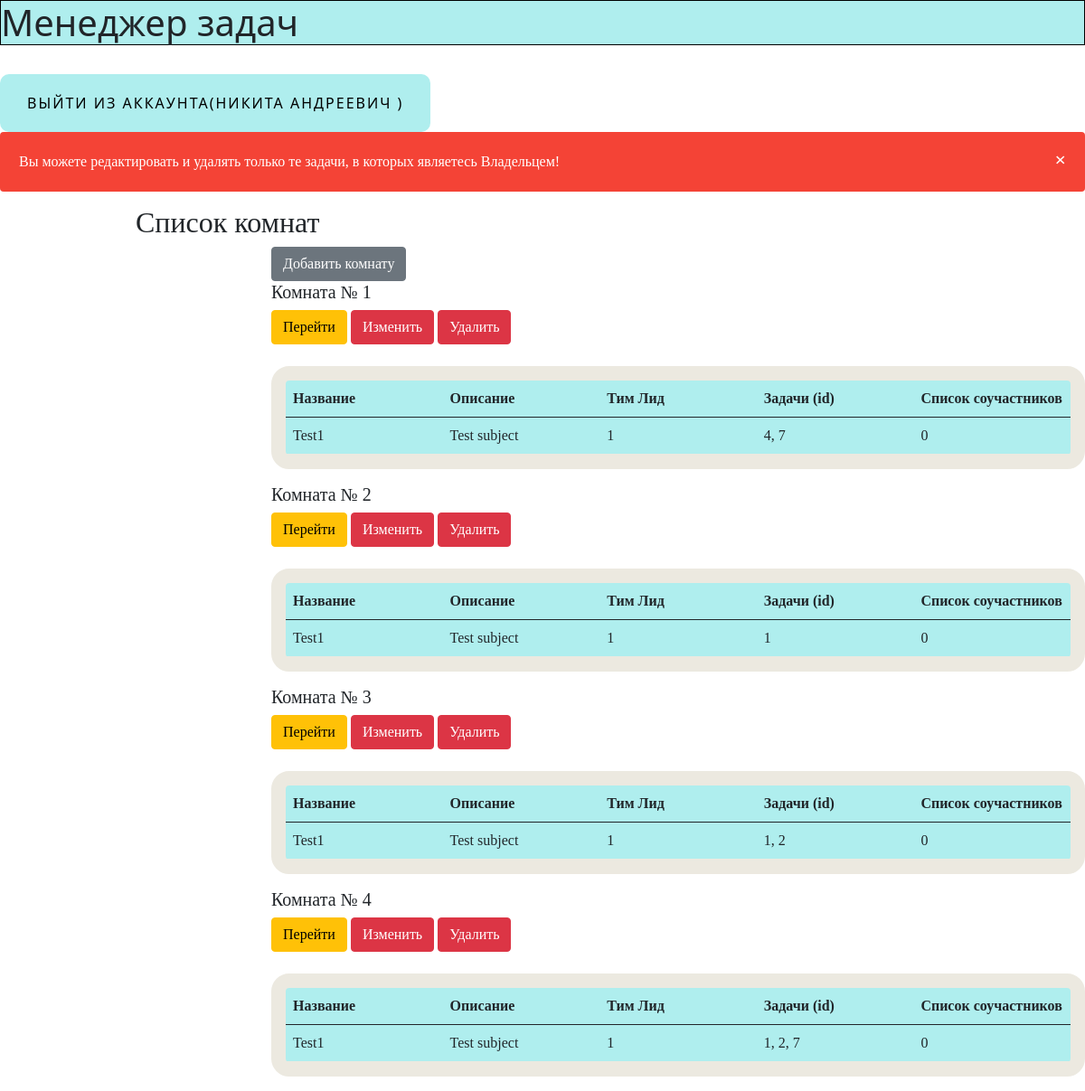
Screenshot of /allrooms (signed in) with the database file from the repository.
### data/users.py (models this page shows, shortened)
class User(SqlAlchemyBase, UserMixin):
    __tablename__ = "users"
    id = sqlalchemy.Column(sqlalchemy.Integer, primary_key=True, autoincrement=True)
    surname = sqlalchemy.Column(sqlalchemy.String, nullable=True)
    name = sqlalchemy.Column(sqlalchemy.String, nullable=True)
    age = sqlalchemy.Column(sqlalchemy.Integer, nullable=True)
    position = sqlalchemy.Column(sqlalchemy.String, nullable=True)
    speciality = sqlalchemy.Column(sqlalchemy.String, nullable=True)
    address = sqlalchemy.Column(sqlalchemy.String, nullable=True)
    email = sqlalchemy.Column(sqlalchemy.String, nullable=True, unique=True, index=True)
    password_hash = sqlalchemy.Column(sqlalchemy.String, nullable=True)
    modified_date = sqlalchemy.Column(sqlalchemy.DateTime, default=datetime.datetime.now)
    current_room = sqlalchemy.Column(sqlalchemy.Integer, sqlalchemy.ForeignKey('rooms.id'), nullable=True)

### data/rooms.py (models this page shows)
class Rooms(SqlAlchemyBase, UserMixin):
    __tablename__ = "rooms"
    id = sqlalchemy.Column(sqlalchemy.Integer, primary_key=True, autoincrement=True)
    title = sqlalchemy.Column(sqlalchemy.String, nullable=True)
    about = sqlalchemy.Column(sqlalchemy.String, nullable=True)
    team_leader = sqlalchemy.Column(sqlalchemy.Integer, sqlalchemy.ForeignKey('users.id'), nullable=True)
    tasks = sqlalchemy.Column(sqlalchemy.String, sqlalchemy.ForeignKey('jobs.id'), nullable=True)
    collaborators = sqlalchemy.Column(sqlalchemy.String, nullable=True)

### main.py (the view)
@app.route('/allrooms')
@login_required
def all_rooms():
    dbs = db_session.create_session()
    if current_user.is_authenticated:
        res = dbs.query(Rooms).filter(
            (Rooms.team_leader.like(current_user.id) | Rooms.collaborators.like(f'%{current_user.id}%')))
        rooms = []
        for el in res:
            title = el.title
            team_leader = el.team_leader
            collaborators = el.collaborators
            about = el.about
            tasks = el.tasks
            rooms.append([title, about, team_leader, tasks, collaborators, el.id])
        return render_template('allrooms.html', rooms=rooms)
    else:
        pass

### data/db_session.py (called while the page is built)
def create_session() -> Session:
    global __factory
    return __factory()

### main.py (called while the page is built)
@login_manager.user_loader
def load_user(user_id):
    db_sess = db_session.create_session()
    return db_sess.query(User).get(user_id)

### templates/allrooms.html (shortened to what this page needs)
{% extends "base.html" %}
{% block content %}
<h2 id="spec2">Список комнат</h2>
<div id="work_logs">
    {% if current_user.is_authenticated %}
    <a href="/addroom" class="btn btn-secondary">Добавить комнату</a>
    <br/>
    {% endif %}
    {% for room in rooms %}
    <h5>Комната № {{ room[5] }}</h5>
    <div class="buttons">
        <a href="/alljobs/{{ room[5] }}" class="btn btn-warning">Перейти</a>
        <a href="/addroom/{{ room[5] }}" class="btn btn-danger">Изменить</a>
        <a href="/room_delete/{{ room[5] }}" class="btn btn-danger">Удалить</a>
    </div>
    <br/>
    <table class="table">
        <thead class="thead-light">
        <tr>
            <th scope="col" class="col-2">Название</th>
            <th scope="col" class="col-2">Описание</th>
            <th scope="col" class="col-2">Тим Лид</th>
            <th scope="col" class="col-2">Задачи (id)</th>
            <th scope="col" class="col-2">Список соучастников</th>
        </tr>
        </thead>
        <tbody>
        <tr>
            <td class="col-2">{{ room[0] }}</td>
            <td class="col-2">{{ room[1] }}</td>
            <td class="col-2">{{ room[2] }}</td>
            <td class="col-2">{{ room[3] }}</td>
            <td class="col-2">{{ room[4] }}</td>
        </tr>
        </tbody>
    </table>
    {% endfor %}
</div>
{% endblock %}

### templates/base.html (shortened to what this page needs)
<!DOCTYPE html>
<html lang="en">
<head>
    <link rel="stylesheet"
                    href="https://cdn.jsdelivr.net/npm/bootstrap@5.0.0-beta1/dist/css/bootstrap.min.css"
>
    <link rel="stylesheet" type="text/css" href="{{ url_for('static', filename='style/style.css') }}" />
    </head>
    <body>
        <h1 id = 'titles'>Менеджер задач</h1>
        <br>
        <nav><a>
            {% if current_user.is_authenticated %}
                <a class="name_btn" href="/logout">выйти из аккаунта({{ current_user.name }})</a>
                <div class="alert">
                <span class="closebtn" onclick="this.parentElement.style.display='none';">&times;</span>
                Вы можете редактировать и удалять только те задачи, в которых являетесь Владельцем!</div>
            {% else %}
                <a>
                    <a class="btn btn-primary " href="/register">Зарегистрироваться</a>
                    <a class="btn btn-success" href="/login">Войти</a>
                </a>
            {% endif %}
        </a></nav>
         {% block content %}
         {% endblock content %}
    </body>
</html>

### static/style/style.css (style rules this page uses)
h2, div, .buttons, table { font-family: cursive; display: block; }
h2 { margin-left: 150px; }
.alert { padding: 20px; background-color: #f44336; color: white; margin-bottom: 15px; }
.closebtn { margin-left: 15px; color: white; font-weight: bold; float: right; font-size: 22px; line-height: 20px; cursor: pointer; transition: 0.3s; }
#work_logs { padding-left: 300px; }

### templates/base.html (style rules this page uses)
.name_btn { text-decoration: none; display: inline-block; color: black; padding: 20px 30px; border-radius: 10px; text-transform: uppercase; letter-spacing: 2px; background-color: #AFEEEE; background-size: 200% auto; transition: .3s; }
#titles { border: 1px solid black; background-color: #AFEEEE; }

### templates/allrooms.html (style rules this page uses)
.table { text-align: left; width = 600px; border-spacing: 5px; background: #AFEEEE; border: 16px solid #ECE9E0; border-radius: 20px; }

### rows the page displays
User: name "НИКИТА АНДРЕЕВИЧ"
Rooms: room "1", title "Test1", about "Test subject", tasks "4, 7", collaborators "0"
Rooms: id "2", title "Test1", about "Test subject", room "1", team_leader "1", collaborators "0"
Rooms: id "3", title "Test1", about "Test subject", team_leader "1", tasks "1, 2", collaborators "0"
Rooms: id "4", title "Test1", about "Test subject", team_leader "1", tasks "1, 2, 7", collaborators "0"
